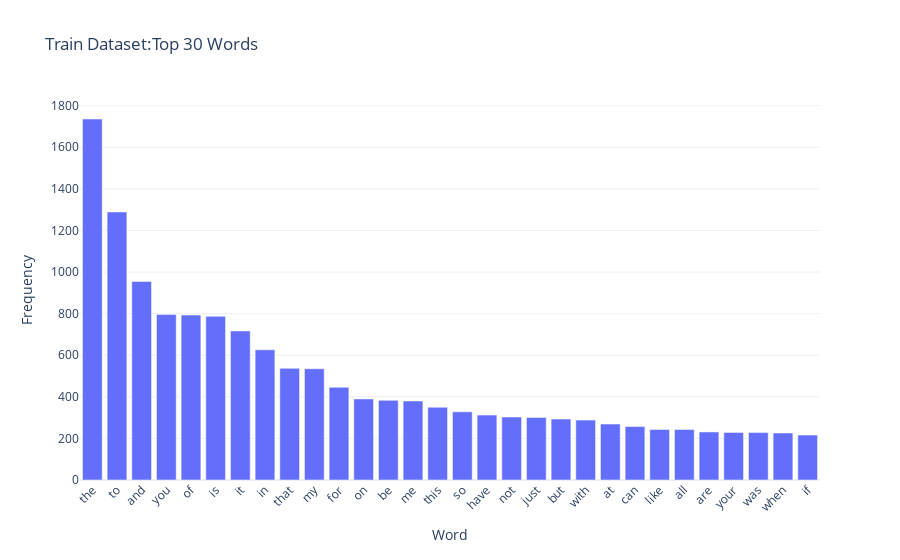
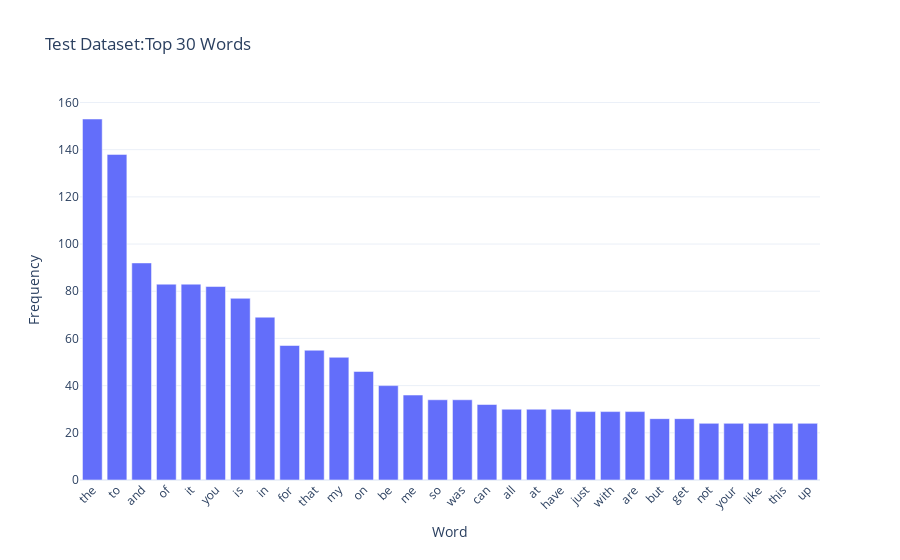

The notebook cell these images were saved under, in order:
### Markdown cell above
---
##### <a id='toc1_5_1_1_1_'></a>[**>>> Exercise 1 (Take home):**](#toc0_)
Plot word frequency for Top 30 words in both train and test dataset. (Hint: refer to DM lab 1)

### Code cell
# Answer here
from sklearn.feature_extraction.text import CountVectorizer
import numpy as np
import plotly.graph_objects as plotly

count_vect = CountVectorizer()
train_df_counts = count_vect.fit_transform(train_df.text)
feature_names = count_vect.get_feature_names_out()

# train dataset
term_frequencies_train = np.asarray(train_df_counts.sum(axis=0))[0]
sorted_indices_train = np.argsort(term_frequencies_train)[::-1]
sorted_terms_train = feature_names[sorted_indices_train]
sorted_freqs_train = term_frequencies_train[sorted_indices_train]

# Plot training data
fig_train = plotly.Figure(data=[
    plotly.Bar(
        x=sorted_terms_train[:30], 
        y=sorted_freqs_train[:30],
        hovertemplate='<b>%{x}</b><br>Frequency: %{y:,}<extra></extra>'
    )
])

fig_train.update_layout(
    title='Train Dataset:Top 30 Words',
    xaxis_title='Word',
    yaxis_title='Frequency', 
    xaxis_tickangle=-45,
    template='plotly_white')

fig_train.show()

# test dataset
test_df_counts = count_vect.transform(test_df.text)
term_frequencies_test = np.asarray(test_df_counts.sum(axis=0))[0]
sorted_indices_test = np.argsort(term_frequencies_test)[::-1]
sorted_terms_test = feature_names[sorted_indices_test]
sorted_freqs_test = term_frequencies_test[sorted_indices_test]

# Plot testing data
fig_test = plotly.Figure(data=[
    plotly.Bar(
        x=sorted_terms_test[:30], 
        y=sorted_freqs_test[:30],
        hovertemplate='<b>%{x}</b><br>Frequency: %{y:,}<extra></extra>'
    )
])

fig_test.update_layout(
    title='Test Dataset:Top 30 Words',
    xaxis_title='Word',
    yaxis_title='Frequency', 
    xaxis_tickangle=-45,
    template='plotly_white')

fig_test.show()

### Figure 1 — Plotly figure (JSON) as saved in the notebook; plotly's stock layout.template omitted (floating-point values rounded to 4 significant figures)
{"data": [{"hovertemplate": "<b>%{x}</b><br>Frequency: %{y:,}<extra></extra>", "type": "bar", "x": ["the", "to", "and", "you", "of", "is", "it", "in", "that", "my", "for", "on", "be", "me", "this", "so", "have", "not", "just", "but", "with", "at", "can", "like", "all", "are", "your", "was", "when", "if"], "y": [1736, 1289, 955, 796, 793, 787, 717, 626, 537, 535, 446, 390, 383, 380, 350, 328, 312, 303, 301, 293, 288, 269, 257, 243, 243, 231, 229, 228, 226, 216]}], "layout": {"title": {"text": "Train Dataset:Top 30 Words"}, "xaxis": {"tickangle": -45, "title": {"text": "Word"}}, "yaxis": {"title": {"text": "Frequency"}}}}

### Figure 2 — Plotly figure (JSON) as saved in the notebook; plotly's stock layout.template omitted (floating-point values rounded to 4 significant figures)
{"data": [{"hovertemplate": "<b>%{x}</b><br>Frequency: %{y:,}<extra></extra>", "type": "bar", "x": ["the", "to", "and", "of", "it", "you", "is", "in", "for", "that", "my", "on", "be", "me", "so", "was", "can", "all", "at", "have", "just", "with", "are", "but", "get", "not", "your", "like", "this", "up"], "y": [153, 138, 92, 83, 83, 82, 77, 69, 57, 55, 52, 46, 40, 36, 34, 34, 32, 30, 30, 30, 29, 29, 29, 26, 26, 24, 24, 24, 24, 24]}], "layout": {"title": {"text": "Test Dataset:Top 30 Words"}, "xaxis": {"tickangle": -45, "title": {"text": "Word"}}, "yaxis": {"title": {"text": "Frequency"}}}}
